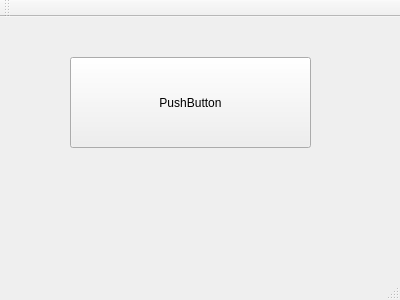
<?xml version="1.0" encoding="UTF-8"?>
<ui version="4.0">
 <class>MainWindow</class>
 <widget class="QMainWindow" name="MainWindow">
  <property name="geometry">
   <rect>
    <x>0</x>
    <y>0</y>
    <width>400</width>
    <height>300</height>
   </rect>
  </property>
  <property name="windowTitle">
   <string>MainWindow</string>
  </property>
  <widget class="QWidget" name="centralWidget">
   <widget class="QPushButton" name="pushButton">
    <property name="geometry">
     <rect>
      <x>70</x>
      <y>40</y>
      <width>241</width>
      <height>91</height>
     </rect>
    </property>
    <property name="text">
     <string>PushButton</string>
    </property>
   </widget>
  </widget>
  <widget class="QMenuBar" name="menuBar">
   <property name="geometry">
    <rect>
     <x>0</x>
     <y>0</y>
     <width>400</width>
     <height>29</height>
    </rect>
   </property>
  </widget>
  <widget class="QToolBar" name="mainToolBar">
   <attribute name="toolBarArea">
    <enum>TopToolBarArea</enum>
   </attribute>
   <attribute name="toolBarBreak">
    <bool>false</bool>
   </attribute>
  </widget>
  <widget class="QStatusBar" name="statusBar"/>
 </widget>
 <layoutdefault spacing="6" margin="11"/>
 <resources/>
 <connections/>
</ui>
